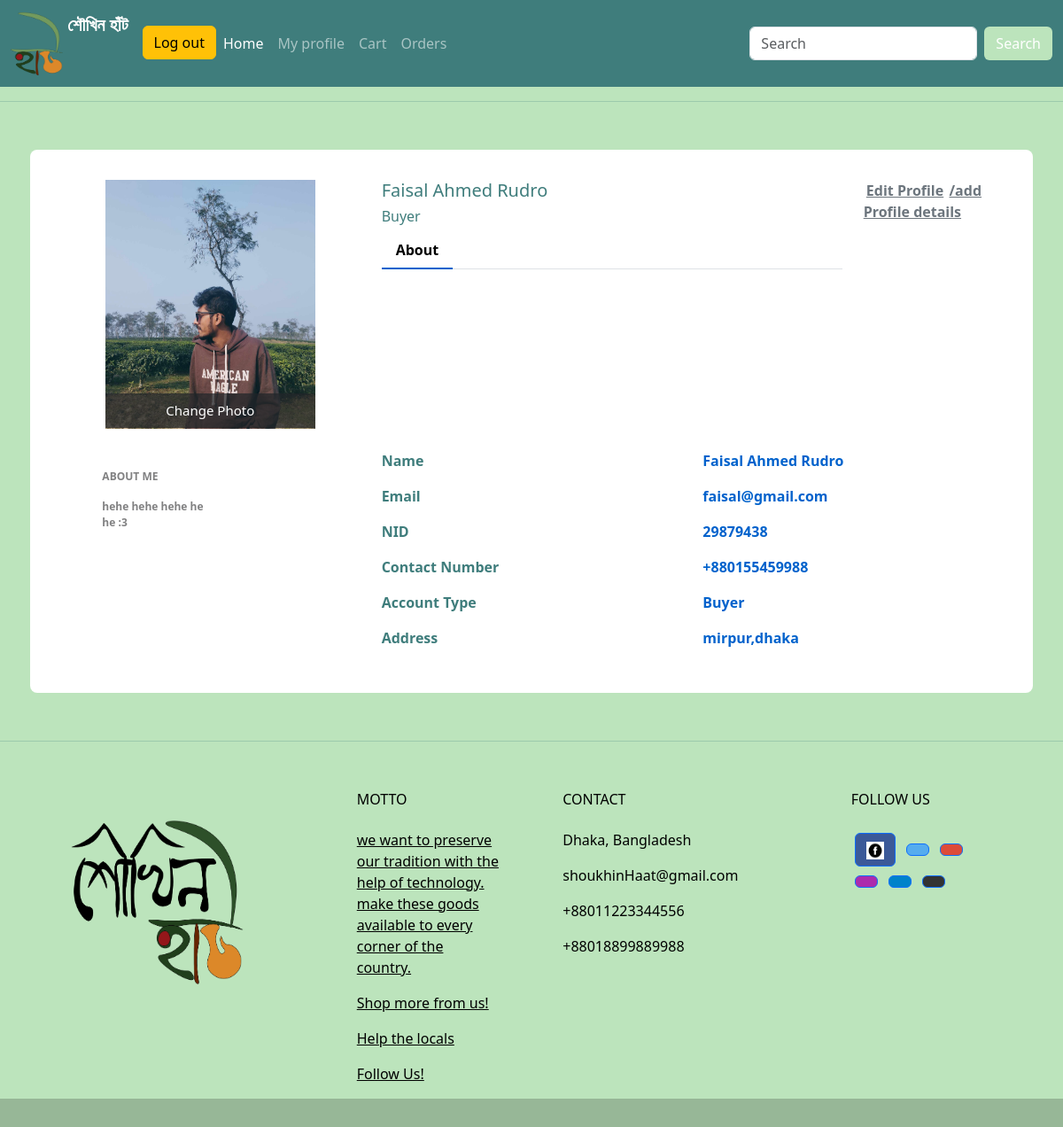
The page /user/ (signed in) on the database its author committed.
### shoukhin/models.py (models this page shows, shortened)
class userProfile(models.Model):
    NID_LENGTH = 20
    ACCOUNT_TYPES = [
        ('buyer', 'Buyer'),
        ('seller', 'Seller'),
    ]
    user = models.OneToOneField(User, on_delete=models.CASCADE)
    name = models.CharField(max_length=100)
    nid = models.CharField(max_length=NID_LENGTH) #min length 10
    contact_no = models.CharField(max_length=20,blank=True, null=True,default='+880')
    account_type = models.CharField(max_length=10, choices=ACCOUNT_TYPES)
    picture = models.ImageField(upload_to='static/images', blank=True, null=True,default='static/images/default_no_img.jfif')
    about_myself = models.TextField(blank=True, null=True,default='will add later')
    address = models.CharField(max_length=255)

### shoukhin/views.py (the view)
# urls.py: path('user/', s_view.user_view, name='user'),
def user_view(request):
    try:
        profile = userProfile.objects.get(user=request.user)
    except userProfile.DoesNotExist:
        profile = None
    context = {
        'profile': profile
    }
    return render(request, 'body/user.html', context=context)

### shoukhin/template/body/user.html (shortened to what this page needs)
{% extends 'body/main.html' %}
{% load static %}
{% block content %}
<div class="container emp-profile">
    <form method="post">
        <div class="row">
            <div class="col-md-4">
                <div class="profile-img">
                    <img src="{{ profile.picture.url }}" alt=""/>
                    <a href="{% url 'add_product' %}" class="file btn btn-lg btn-primary">
    Change Photo
</a>
                </div>
            </div>
            <div class="col-md-6">
                <div class="profile-head">
                    <h5>{{ profile.name }}</h5>
                    <h6>{{ profile.get_account_type_display }}</h6>
                    <ul class="nav nav-tabs" id="myTab" role="tablist">
                        <li class="nav-item">
                            <a class="nav-link active" id="home-tab" data-toggle="tab" href="#home" role="tab" aria-controls="home" aria-selected="true">About</a>
                        </li>
                    </ul>
                </div>
            </div>
            <div class="col-md-2">
                 <a href="{% url 'edit_profile' %}" class="profile-edit-btn">Edit Profile</a><a href="{% url 'profileForm' %}" class="profile-edit-btn">/add Profile details</a>
            </div>
        </div>
        <div class="row">
            <div class="col-md-4">
                <div class="profile-work">
                    <p>ABOUT ME</p>
                    <div class="col-md-6">
                        <p>{{ profile.about_myself }}</p>
                    </div>
                </div>
            </div>
            <div class="col-md-8">
                <div class="tab-content profile-tab" id="myTabContent">
                    <div class="tab-pane fade show active" id="home" role="tabpanel" aria-labelledby="home-tab">
                        <div class="row">
                            <div class="col-md-6">
                                <label>Name</label>
                            </div>
                            <div class="col-md-6">
                                <p>{{ profile.name }}</p>
                            </div>
                        </div>
                        <div class="row">
                            <div class="col-md-6">
                                <label>Email</label>
                            </div>
                            <div class="col-md-6">
                                <p>{{ user.email }}</p>
                            </div>
                        </div>
                        <div class="row">
                            <div class="col-md-6">
                                <label>NID</label>
                            </div>
                            <div class="col-md-6">
                                <p>{{ profile.nid }}</p>
                            </div>
                        </div>
                        <div class="row">
                            <div class="col-md-6">
                                <label>Contact Number</label>
                            </div>
                            <div class="col-md-6">
                                <p>{{ profile.contact_no }}</p>
                            </div>
                        </div>
                        <div class="row">
                            <div class="col-md-6">
                                <label>Account Type</label>
                            </div>
                            <div class="col-md-6">
                                <p>{{ profile.get_account_type_display }}</p>
                            </div>
                        </div>
                        <div class="row">
                            <div class="col-md-6">
                                <label>Address</label>
                            </div>
                            <div class="col-md-6">
                                <p>{{ profile.address }}</p>
                            </div>
                        </div>
                    </div>
                </div>
            </div>
        </div>
    </form>
</div>
{% endblock %}

### shoukhin/template/body/user.html (style rules this page uses)
body { background-color: #BCE4BC; color: #3F7D7C; }
.emp-profile { padding: 3%; margin-top: 3%; margin-bottom: 3%; border-radius: 0.5rem; background: #fff; }
.profile-img { text-align: center; }
.profile-img img { width: 70%; height: 100%; }
.profile-img .file { position: relative; overflow: hidden; margin-top: -20%; width: 70%; border: none; border-radius: 0; font-size: 15px; background: #212529b8; }
.profile-head h5 { color: #3F7D7C; }
.profile-head h6 { color: #3F7D7C; }
.profile-edit-btn { border: none; border-radius: 1.5rem; width: 70%; padding: 2%; font-weight: 600; color: #6c757d; cursor: pointer; }
.profile-head .nav-tabs { margin-bottom: 5%; }
.profile-head .nav-tabs .nav-link { font-weight: 600; border: none; }
.profile-head .nav-tabs .nav-link.active { border: none; border-bottom: 2px solid #0062cc; }
.profile-work { padding: 14%; margin-top: -15%; }
.profile-work p { font-size: 12px; color: #818182; font-weight: 600; margin-top: 10%; }
.profile-tab label { font-weight: 600; }
.profile-tab p { font-weight: 600; color: #0062cc; }

### rows shown on the page
userProfile: picture (picture), name "Faisal Ahmed Rudro", account_type "Buyer", about_myself "hehe hehe hehe he he :3", nid "29879438", contact_no "+880155459988", address "mirpur,dhaka"

### other values the page prints
{{ user.email }} "faisal@gmail.com"
